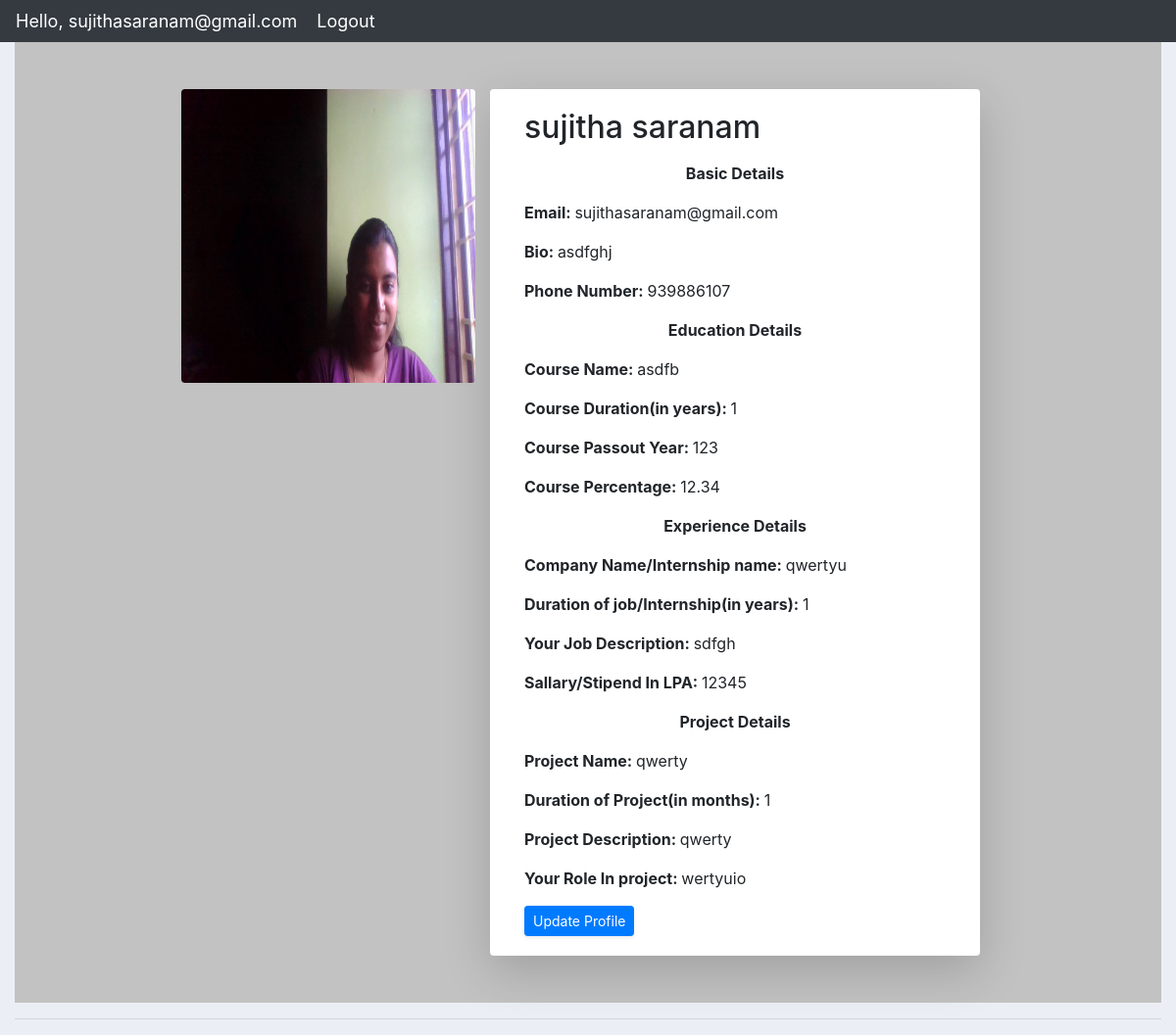
The page /profile/ (signed in) on the database its author committed.
### ProfileBuilding/models.py (models this page shows, shortened)
class User(AbstractBaseUser,PermissionsMixin):#Inheriting the base user properties using Mixin. Mixin is helpful for inheriting parent properties
    firstname=models.CharField(max_length=100)
    lastname=models.CharField(max_length=100)
    email=models.EmailField(db_index=True,unique=True,max_length=254)
    is_staff= models.BooleanField(default=True)
    is_active=models.BooleanField(default=True)
    is_superuser=models.BooleanField(default=False)
    objects=CustomUserManager()
    USERNAME_FIELD='email'#username field is being replaced with email
    REQUIRED_FIELDS=['firstname','lastname']#marking these fields as required fields
    class Meta:
        verbose_name='User'
        verbose_name_plural='Users'

class Profile(models.Model): #this is another model to update profile as instructed
    user = models.OneToOneField(User, on_delete=models.CASCADE)#onetoone field is created to map the values for the user model
    profile_image = models.ImageField(upload_to='users/', null=True, blank=True)
    bio = models.TextField(max_length=500, blank=True)
    phone_number=models.CharField(max_length=10,null=True)
    course_name=models.TextField(max_length=500, blank=True)
    course_duration=models.IntegerField(default=0,null=True)
    course_passoutyear=models.CharField(max_length=4,null=True)
    course_percentage=models.FloatField(default=0,null=True)
    company_name=models.CharField(max_length=100,null=True, blank=True)
    duration=models.IntegerField(default=0,null=True)
    job_description=models.TextField(max_length=500, blank=True)
    salary=models.IntegerField(default=0,null=True)
    project_name=models.CharField(max_length=100,null=True, blank=True)
    duration_project=models.IntegerField(default=0,null=True)
    project_description=models.TextField(max_length=500, blank=True)
    role=models.CharField(max_length=100,null=True)

### ProfileBuilding/views.py (the view)
# urls.py: path('profile/', views.ProfileView, name='profile'),
def ProfileView(request):#this is just to view the details of the user
    user1=request.user
    context={'user':user1}
    return render(request, 'accounts/profile.html',context)

### ProfileBuilding/templates/accounts/profile.html
{% extends 'accounts/main.html' %}
{% block content %}
<div style="   min-height:400px;background:#c2c2c2">
    <div class="row">
        <div class="col-lg-2"></div>
        <div class="col-lg-3 my-5">
          <img src="{{user.profile.profile_image.url}}" class="rounded float-right" height="300px" width="300px">
        </div>
        <div class="card o-hidden border-0 shadow-lg my-5 col-lg-5">
          <div class="card-body">
              <h2>{{user.firstname}} {{user.lastname}}</h2>
              <p><strong><center>Basic Details</center></strong></p>
              <p><strong>Email: </strong> {{user.email}} </p>
              <p><strong>Bio: </strong> {{user.profile.bio}} </p>
              <p><strong>Phone Number: </strong> {{user.profile.phone_number}} </p>
              <p><strong><center>Education Details</center></strong></p>
              <p><strong>Course Name: </strong> {{user.profile.course_name}} </p>
              <p><strong>Course Duration(in years): </strong> {{user.profile.course_duration}} </p>
              <p><strong>Course Passout Year: </strong> {{user.profile.course_passoutyear}} </p>
              <p><strong>Course Percentage: </strong> {{user.profile.course_percentage}} </p>
              <p><strong><center>Experience Details</center></strong></p>
              <p><strong>Company Name/Internship name: </strong> {{user.profile.company_name}} </p>
              <p><strong>Duration of job/Internship(in years): </strong> {{user.profile.duration}} </p>
              <p><strong>Your Job Description: </strong> {{user.profile.job_description}} </p>
              <p><strong>Sallary/Stipend In LPA: </strong> {{user.profile.salary}} </p>
              <p><strong><center>Project Details</center></strong></p>
              <p><strong>Project Name: </strong> {{user.profile.project_name}} </p>
              <p><strong>Duration of Project(in months): </strong> {{user.profile.duration_project}} </p>
              <p><strong>Project Description: </strong> {{user.profile.project_description}} </p>
              <p><strong>Your Role In project: </strong> {{user.profile.role}} </p>
              <a href="{% url 'profile-update' %}" class="btn btn-sm btn-primary shadow-sm">Update Profile</a>
          </div>
        </div>
      </div>
{% endblock %}

### ProfileBuilding/templates/accounts/navbar.html (shortened to what this page needs)
{% load static %}
<nav class="navbar navbar-expand-lg navbar-dark bg-dark">
  <span class="hello-msg">Hello, {{request.user}}</span>
  <span ><a  class="hello-msg" href="{% url 'logout' %}">Logout</a></span>
</nav>

### static/css/main.css (style rules this page uses)
body { background-color: #ebeff5; }

### ProfileBuilding/templates/accounts/navbar.html (style rules this page uses)
.hello-msg { font-size: 18px; color: #fff; margin-right: 20px; }

### rows shown on the page
User: user "sujithasaranam@gmail.com", profile.profile_image (picture), firstname "sujitha", lastname "saranam", email "sujithasaranam@gmail.com", profile.bio "asdfghj", profile.phone_number "939886107", profile.course_name "asdfb", profile.course_duration "1", profile.course_passoutyear "123", profile.course_percentage "12.34", profile.company_name "qwertyu", profile.duration "1", profile.job_description "sdfgh", profile.salary "12345", profile.project_name "qwerty", profile.duration_project "1", profile.project_description "qwerty", profile.role "wertyuio"
